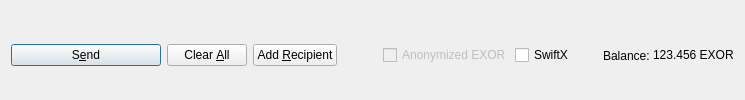
         <widget class="QFrame" name="frame_Send">
          <layout class="QHBoxLayout" name="horizontalLayout">
           <property name="bottomMargin">
            <number>0</number>
           </property>
           <item>
            <widget class="QPushButton" name="sendButton">
             <property name="minimumSize">
              <size>
               <width>150</width>
               <height>0</height>
              </size>
             </property>
             <property name="toolTip">
              <string>Confirm the send action</string>
             </property>
             <property name="text">
              <string>S&amp;end</string>
             </property>
             <property name="icon">
              <iconset resource="../exor.qrc">
               <normaloff>:/icons/send</normaloff>:/icons/send</iconset>
             </property>
             <property name="autoDefault">
              <bool>false</bool>
             </property>
             <property name="default">
              <bool>true</bool>
             </property>
            </widget>
           </item>
           <item>
            <widget class="QPushButton" name="clearButton">
             <property name="sizePolicy">
              <sizepolicy hsizetype="Minimum" vsizetype="Fixed">
               <horstretch>0</horstretch>
               <verstretch>0</verstretch>
              </sizepolicy>
             </property>
             <property name="toolTip">
              <string>Clear all fields of the form.</string>
             </property>
             <property name="text">
              <string>Clear &amp;All</string>
             </property>
             <property name="icon">
              <iconset resource="../exor.qrc">
               <normaloff>:/icons/remove</normaloff>:/icons/remove</iconset>
             </property>
             <property name="autoDefault">
              <bool>false</bool>
             </property>
            </widget>
           </item>
           <item>
            <widget class="QPushButton" name="addButton">
             <property name="toolTip">
              <string>Send to multiple recipients at once</string>
             </property>
             <property name="text">
              <string>Add &amp;Recipient</string>
             </property>
             <property name="icon">
              <iconset resource="../exor.qrc">
               <normaloff>:/icons/add</normaloff>:/icons/add</iconset>
             </property>
             <property name="autoDefault">
              <bool>false</bool>
             </property>
            </widget>
           </item>
           <item>
            <spacer name="horizontalSpacer">
             <property name="orientation">
              <enum>Qt::Horizontal</enum>
             </property>
             <property name="sizeHint" stdset="0">
              <size>
               <width>40</width>
               <height>20</height>
              </size>
             </property>
            </spacer>
           </item>
           <item>
            <layout class="QHBoxLayout" name="horizontalLayout_2">
             <property name="spacing">
              <number>3</number>
             </property>
             <item>
              <widget class="QCheckBox" name="checkzEXOR">
               <property name="enabled">
                <bool>false</bool>
               </property>
               <property name="text">
                <string>Anonymized EXOR</string>
               </property>
              </widget>
             </item>
             <item>
              <widget class="QCheckBox" name="checkSwiftTX">
               <property name="enabled">
                <bool>true</bool>
               </property>
               <property name="minimumSize">
                <size>
                 <width>85</width>
                 <height>0</height>
                </size>
               </property>
               <property name="text">
                <string>SwiftX</string>
               </property>
              </widget>
             </item>
             <item>
              <widget class="QLabel" name="label">
               <property name="text">
                <string>Balance:</string>
               </property>
              </widget>
             </item>
             <item>
              <widget class="QLabel" name="labelBalance">
               <property name="sizePolicy">
                <sizepolicy hsizetype="Preferred" vsizetype="Fixed">
                 <horstretch>0</horstretch>
                 <verstretch>0</verstretch>
                </sizepolicy>
               </property>
               <property name="cursor">
                <cursorShape>IBeamCursor</cursorShape>
               </property>
               <property name="text">
                <string notr="true">123.456 EXOR</string>
               </property>
               <property name="textInteractionFlags">
                <set>Qt::LinksAccessibleByMouse|Qt::TextSelectableByKeyboard|Qt::TextSelectableByMouse</set>
               </property>
              </widget>
             </item>
            </layout>
           </item>
          </layout>
         </widget>
